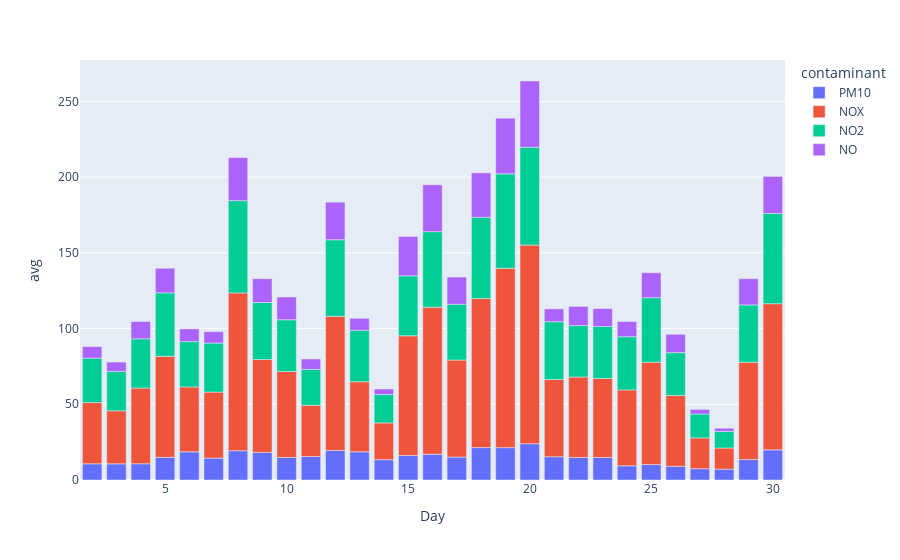

Notebook cell for this chart:
### Code cell
fig = px.bar(bcn_gracia_sangervasi_socioeco_nov21, x="Day", y="avg", color="contaminant")
fig.show()

### Figure 1 — Plotly figure (JSON) as saved in the notebook; plotly's stock layout.template omitted (floating-point values rounded to 4 significant figures)
{"data": [{"alignmentgroup": "True", "hovertemplate": "contaminant=PM10<br>Day=%{x}<br>avg=%{y}<extra></extra>", "legendgroup": "PM10", "marker": {"color": "#636efa", "pattern": {"shape": ""}}, "name": "PM10", "offsetgroup": "PM10", "orientation": "v", "showlegend": true, "textposition": "auto", "type": "bar", "x": [30, 29, 28, 27, 26, 25, 24, 23, 22, 21, 20, 19, 18, 17, 16, 15, 14, 13, 12, 11, 10, 9, 8, 7, 6, 5, 4, 3, 2], "xaxis": "x", "y": [19.89, 13.5, 7.167, 7.458, 9.083, 10.21, 9.375, 14.88, 14.92, 15.33, 23.96, 21.38, 21.42, 15.15, 17, 16.21, 13.42, 18.62, 19.5, 15.5, 14.92, 18.21, 19.33, 14.46, 18.62, 14.96, 10.72, 10.67, 10.71], "yaxis": "y"}, {"alignmentgroup": "True", "hovertemplate": "contaminant=NOX<br>Day=%{x}<br>avg=%{y}<extra></extra>", "legendgroup": "NOX", "marker": {"color": "#EF553B", "pattern": {"shape": ""}}, "name": "NOX", "offsetgroup": "NOX", "orientation": "v", "showlegend": true, "textposition": "auto", "type": "bar", "x": [30, 29, 28, 27, 26, 25, 24, 23, 22, 21, 20, 19, 18, 17, 16, 15, 14, 13, 12, 11, 10, 9, 8, 7, 6, 5, 4, 3, 2], "xaxis": "x", "y": [96.55, 64.25, 13.96, 20.33, 46.71, 67.54, 50.12, 52.21, 53.08, 51.08, 131.2, 118.4, 98.46, 64.09, 97.04, 79.04, 24.29, 46.25, 88.58, 33.88, 56.75, 61.38, 104.2, 43.58, 42.83, 66.71, 49.95, 35.04, 40.42], "yaxis": "y"}, {"alignmentgroup": "True", "hovertemplate": "contaminant=NO2<br>Day=%{x}<br>avg=%{y}<extra></extra>", "legendgroup": "NO2", "marker": {"color": "#00cc96", "pattern": {"shape": ""}}, "name": "NO2", "offsetgroup": "NO2", "orientation": "v", "showlegend": true, "textposition": "auto", "type": "bar", "x": [30, 29, 28, 27, 26, 25, 24, 23, 22, 21, 20, 19, 18, 17, 16, 15, 14, 13, 12, 11, 10, 9, 8, 7, 6, 5, 4, 3, 2], "xaxis": "x", "y": [59.59, 37.88, 10.96, 15.79, 28.33, 42.67, 35.12, 34.25, 34, 38.12, 64.62, 62.38, 53.62, 36.82, 49.96, 39.58, 18.75, 33.96, 50.58, 23.71, 34.17, 37.62, 60.96, 32.38, 29.96, 41.92, 32.55, 26, 29.33], "yaxis": "y"}, {"alignmentgroup": "True", "hovertemplate": "contaminant=NO<br>Day=%{x}<br>avg=%{y}<extra></extra>", "legendgroup": "NO", "marker": {"color": "#ab63fa", "pattern": {"shape": ""}}, "name": "NO", "offsetgroup": "NO", "orientation": "v", "showlegend": true, "textposition": "auto", "type": "bar", "x": [30, 29, 28, 27, 26, 25, 24, 23, 22, 21, 20, 19, 18, 17, 16, 15, 14, 13, 12, 11, 10, 9, 8, 7, 6, 5, 4, 3, 2], "xaxis": "x", "y": [24.45, 17.29, 2.125, 3.042, 12.08, 16.46, 10.04, 11.92, 12.62, 8.5, 43.75, 36.79, 29.33, 17.95, 30.96, 26, 3.667, 7.958, 24.83, 6.833, 15, 15.71, 28.42, 7.542, 8.417, 16.25, 11.45, 6.167, 7.625], "yaxis": "y"}], "layout": {"barmode": "relative", "legend": {"title": {"text": "contaminant"}, "tracegroupgap": 0}, "margin": {"t": 60}, "xaxis": {"anchor": "y", "domain": [0, 1], "title": {"text": "Day"}}, "yaxis": {"anchor": "x", "domain": [0, 1], "title": {"text": "avg"}}}}
